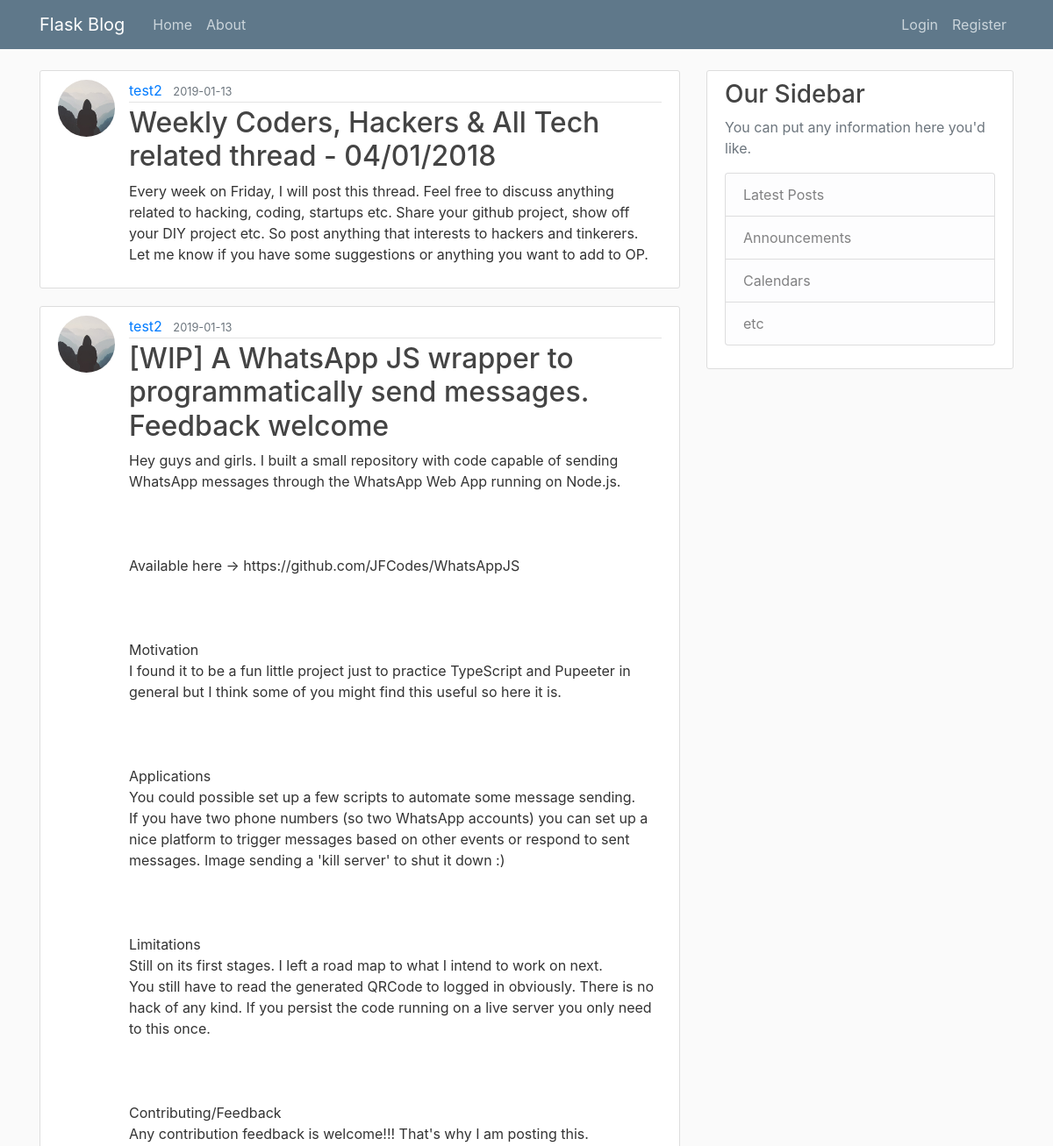
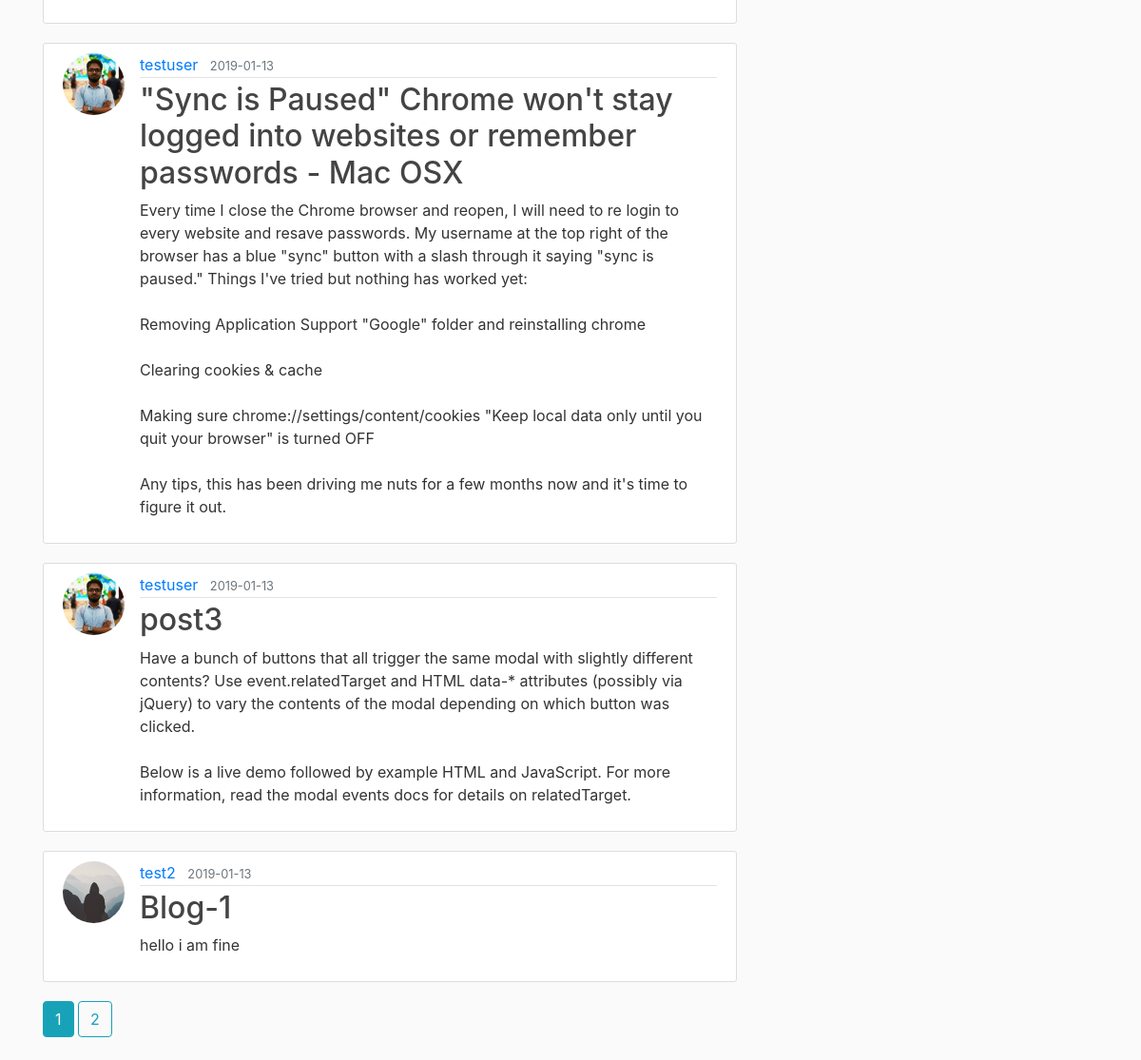
The page /home on the database its author committed (2 pictures, top to bottom).
### flaskblog/models.py (models this page shows, shortened)
class Post(db.Model):
    id = db.Column(db.Integer, primary_key=True)
    title =  db.Column(db.String(120),  nullable=False)
    date_posted = db.Column(db.DateTime, nullable=False, default=datetime.utcnow)
    content = db.Column(db.Text, nullable=False)
    user_id = db.Column(db.Integer, db.ForeignKey('user.id'), nullable=False)

class User(db.Model, UserMixin):
    id = db.Column(db.Integer, primary_key=True)
    username = db.Column(db.String(20), unique=True, nullable=False)
    email = db.Column(db.String(120), unique=True, nullable=False)
    image_file = db.Column(db.String(20), nullable=False, default='default.jpg')
    password = db.Column(db.String(60), nullable=False)
    posts = db.relationship('Post', backref='author', lazy=True)

### flaskblog/routes.py (the view)
@app.route('/')
@app.route('/home')
def home():
    page = request.args.get('page',1, type=int)
    posts = Post.query.order_by(Post.date_posted.desc()).paginate(page=page, per_page=5)
    return render_template('home.html', posts=posts)

### flaskblog/templates/home.html
{% extends "layout.html" %}
{% block content %}
    {% for post in posts.items %}
        <article class="media content-section">
            <img class="rounded-circle article-img"
                 src="{{ url_for('static',filename='profile_pics/' + post.author.image_file) }}">
            <div class="media-body">
                <div class="article-metadata">
                    <a class="mr-2" href="{{ url_for('user_posts', username=post.author.username) }}">{{ post.author.username }}</a>
                    <small class="text-muted">{{ post.date_posted.strftime('%Y-%m-%d') }}</small>
                </div>
                <h2><a class="article-title" href="{{ url_for('post', post_id=post.id) }}">{{ post.title }}</a></h2>
                <p class="article-content">{{ post.content }}</p>
            </div>
        </article>
    {% endfor %}
    {% for page_num in posts.iter_pages(left_edge=1, right_edge=1, left_current=1, right_current=2) %}
        {% if page_num %}
            {% if posts.page == page_num %}
                <a class="btn btn-info mb-4"  href="{{ url_for('home', page=page_num) }}">{{ page_num }}</a>
            {% else %}
                <a class="btn btn-outline-info mb-4"  href="{{ url_for('home', page=page_num) }}">{{ page_num }}</a>
            {% endif %}
        {% else %}
            ...
        {% endif %}
    {% endfor %}
{% endblock content %}

### flaskblog/static/main.css (style rules this page uses)
body { background: #fafafa; color: #333333; margin-top: 5rem; }
h1, h2, h3, h4, h5, h6 { color: #444444; }
.content-section { background: #ffffff; padding: 10px 20px; border: 1px solid #dddddd; border-radius: 3px; margin-bottom: 20px; }
.article-title { color: #444444; }
.article-content { white-space: pre-line; }
.article-img { height: 65px; width: 65px; margin-right: 16px; }
.article-metadata { padding-bottom: 1px; margin-bottom: 4px; border-bottom: 1px solid #e3e3e3 }

### rows shown on the page
Post: image_file (placeholder picture), author.username "test2", date_posted "2019-01-13", title "Weekly Coders, Hackers & All Tech related thread - 04/01/2018", content "Every week on Friday, I will post this thread. Feel free to discuss anything related to hacking, coding, startups etc. Share your github project, show off your DIY project etc. So post anything that interests to hackers and tinkerers. Let me know if you have some suggestions or anything you want to add to OP."
Post: image_file (placeholder picture), author.username "test2", date_posted "2019-01-13", title "[WIP] A WhatsApp JS wrapper to programmatically send messages. Feedback welcome", content "Hey guys and girls. I built a small repository with code capable of sending WhatsApp messages through the WhatsApp Web App running on Node.js. Available here -> https://github.com/JFCodes/WhatsAppJS Motivation I found it to be a fun little project just to practice TypeScript and Pupeeter in general but I think some of you might find this useful so here it is. Applications You could possible set up a few scripts to automate some message sending. If you have two phone numbers (so two WhatsApp accounts) you can set up a nice platform to trigger messages based on other events or respond to sent messages. Image sending a 'kill server' to shut it down :) Limitations Still on its first stages. I…"
Post: image_file (picture), author.username "testuser", date_posted "2019-01-13", title "\"Sync is Paused\" Chrome won't stay logged into websites or remember passwords - Mac OSX", content "Every time I close the Chrome browser and reopen, I will need to re login to every website and resave passwords. My username at the top right of the browser has a blue \"sync\" button with a slash through it saying \"sync is paused.\" Things I've tried but nothing has worked yet: Removing Application Support \"Google\" folder and reinstalling chrome Clearing cookies & cache Making sure chrome://settings/content/cookies \"Keep local data only until you quit your browser\" is turned OFF Any tips, this has been driving me nuts for a few months now and it's time to figure it out."
Post: image_file (picture), author.username "testuser", date_posted "2019-01-13", title "post3", content "Have a bunch of buttons that all trigger the same modal with slightly different contents? Use event.relatedTarget and HTML data-* attributes (possibly via jQuery) to vary the contents of the modal depending on which button was clicked. Below is a live demo followed by example HTML and JavaScript. For more information, read the modal events docs for details on relatedTarget."
Post: image_file (placeholder picture), author.username "test2", date_posted "2019-01-13", title "Blog-1", content "hello i am fine"

### other values the page prints
{{ page_num }} "1"
{{ page_num }} "2"
